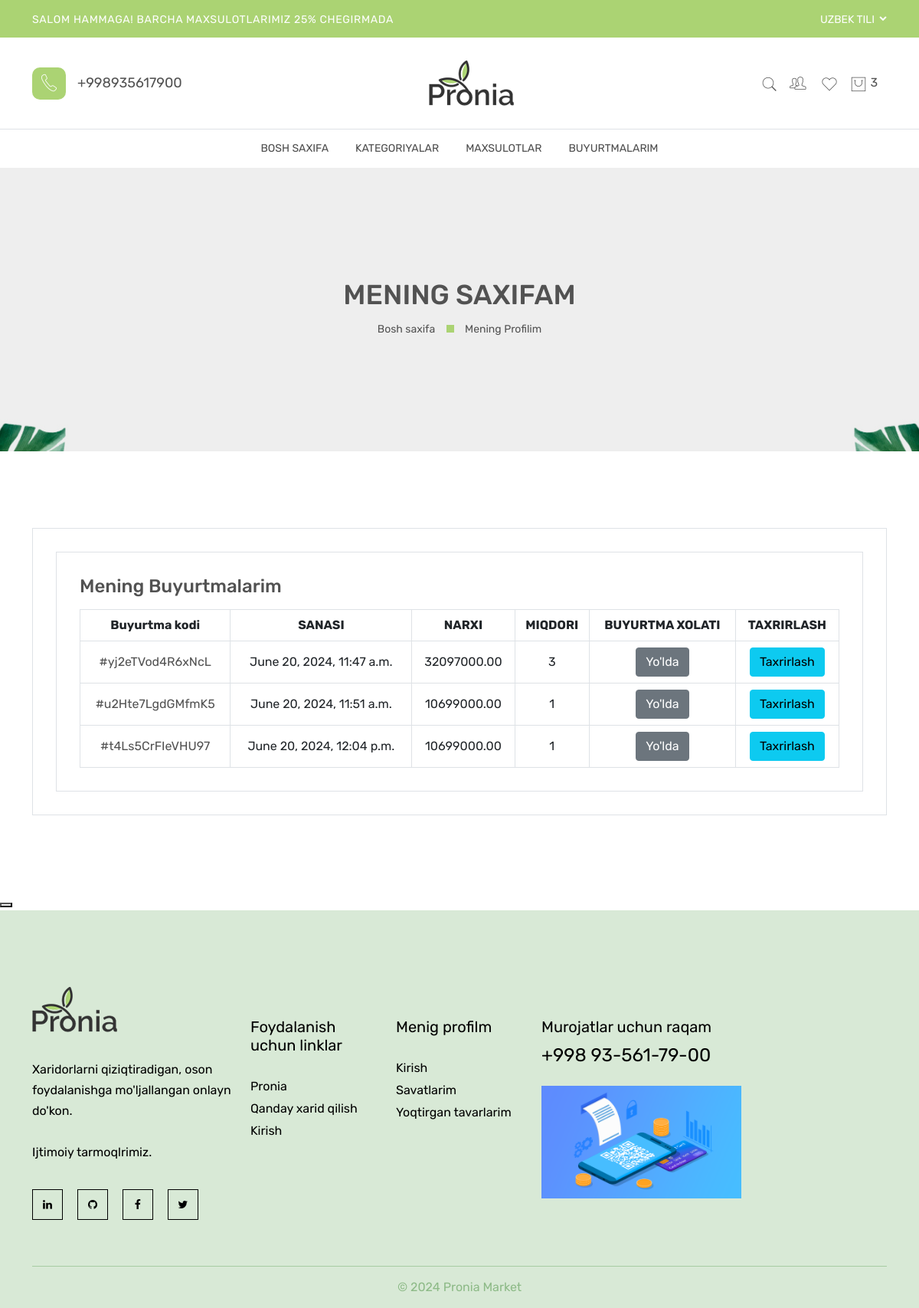
The page /carts/ (signed in) on the database its author committed.
### main/models.py (models this page shows, shortened)
class CodeGenerate(models.Model):
    code = models.CharField(max_length=255, blank=True,unique=True)
    class Meta:
        abstract = True

class Cart(CodeGenerate):
    user = models.ForeignKey(User, on_delete=models.SET_NULL,null=True)
    status = models.IntegerField(
        choices=(
            (1, 'No Faol'),
            (2, 'Yo`lda'),
            (3, 'Qaytarilgan'),
            (4, 'Qabul qilingan'),
        )
    )
    order_date = models.DateTimeField(null=True, blank=True)
    @property
    def total(self):
        count = 0
        queryset = CartProduct.objects.filter(cart = self)
        for i in queryset:
            count +=i.count
        return count
    @property
    def price(self):
        count = 0
        queryset = CartProduct.objects.filter(cart = self)
        for i in queryset:
            if i.product.discount_price:
                count += i.count * i.product.discount_price
            else:
                count += i.count * i.product.price
        return count

class CartProduct(models.Model):
    product = models.ForeignKey(Product,on_delete=models.SET_NULL,null=True)
    cart = models.ForeignKey(Cart,on_delete=models.CASCADE)
    count = models.IntegerField()

class Product(CodeGenerate):
    category = models.ForeignKey(Category, on_delete=models.CASCADE)
    name = models.CharField(max_length=255)
    body = models.TextField()
    price = models.DecimalField(decimal_places=2, max_digits=10)
    discount_price = models.DecimalField(decimal_places=2, max_digits=10,
                                         blank=True, null=True)
    banner_img = models.ImageField(upload_to='banner-img')
    quantity = models.IntegerField()
    delivery = models.BooleanField(default=False)

### main/front/views.py (the view)
# urls.py: path('carts/', views.carts, name='carts'),
@login_required(login_url='auth:login')
def carts(request):
    category = models.Category.objects.all()
    queryset = models.Cart.objects.filter(user=request.user, status__in=[2,3,4]) #False
    context = {'queryset':queryset, 'category':category}
    return render(request, 'front/carts/list.html', context)

### templates/front/carts/list.html (shortened to what this page needs)
{% extends 'front/base.html' %}
{% load static %}
{% block content %}
            <main class="main-content">
                <div class="breadcrumb-area breadcrumb-height" data-bg-image="{% static 'front/images/breadcrumb/bg/1-1-1919x388.jpg' %}">
                    <div class="container h-100">
                        <div class="row h-100">
                            <div class="col-lg-12">
                                <div class="breadcrumb-item">
                                    <h2 class="breadcrumb-heading">Mening saxifam</h2>
                                    <ul>
                                        <li>
                                            <a href="{% url 'front:index' %}">Bosh saxifa</a>
                                        </li>
                                        <li>Mening Profilim</li>
                                    </ul>
                                </div>
                            </div>
                        </div>
                    </div>
                </div>
                <div class="account-page-area section-space-y-axis-100">
                    <div class="container">
                        <div class="row">
                            <div class="col-lg-12">
                                <div class="tab-content myaccount-tab-content" id="account-page-tab-content">
                                    <div class="tab-content myaccount-tab-content" id="account-page-tab-content">
                                        <div class="tab-pane fade active show" id="account-orders" role="tabpanel" aria-labelledby="account-orders-tab">
                                            <div class="myaccount-orders">
                                                <h4 class="small-title">Mening Buyurtmalarim</h4>
                                                <div class="table-responsive">
                                                    <table class="table table-bordered table-hover">
                                                        <tbody>
                                                            <tr>
                                                                <th>Buyurtma kodi</th>
                                                                <th>SANASI</th>
                                                                <th>NARXI</th>
                                                                <th>MIQDORI</th>
                                                                <th>BUYURTMA XOLATI</th>
                                                                <th>TAXRIRLASH</th>
                                                            </tr>
                                                            {% for q in queryset %}
                                                            <tr>
                                                                <td><a class="account-order-id" href="#">#{{q.code}}</a></td>
                                                                <td>{{q.order_date}}</td>
                                                                <td>{{q.price}}</td>
                                                                <td>{{q.total}}</td>
                                                                {% if q.status == 2 %}
                                                                <td><a href="{% url 'front:cart_detail' q.code %}" class="btn btn-secondary"><span>Yo'lda</span></a>
                                                                {% elif q.status == 3 %}
                                                                <td><a href="{% url 'front:cart_detail' q.code %}" class="btn btn-danger"><span>Qaytarilgan</span></a>
                                                                {% elif q.status == 4 %}
                                                                <td><a href="{% url 'front:cart_detail' q.code %}" class="btn btn-success"><span>Qabul qilingan</span></a>
                                                                {% endif %}
                                                                </td>
                                                                <td>
                                                                <button type="button" class="btn btn-info" data-bs-toggle="modal" data-bs-target="#myModal{{forloop.counter}}">
                                                                    Taxrirlash
                                                                    </button>
                                                                </td>
                                                            </tr>
                                                            </div>
                                                            {% endfor %}
                                                </div>
                                            </div>
                                        </div>
                                    </div>
                                </div>
                            </div>
                        </div>
            <button class="quuickview-btn" data-bs-toggle="modal" data-bs-target="#quickModal{{forloop.counter}}">
            </button>
{% endblock content %}

### rows shown on the page
Cart: code "yj2eTVod4R6xNcL", order_date "June 20, 2024, 11:47 a.m.", price "32097000.00", total "3", status "Yo'lda"
Cart: code "u2Hte7LgdGMfmK5", order_date "June 20, 2024, 11:51 a.m.", price "10699000.00", total "1", status "Yo'lda"
Cart: code "t4Ls5CrFIeVHU97", order_date "June 20, 2024, 12:04 p.m.", price "10699000.00", total "1", status "Yo'lda"
